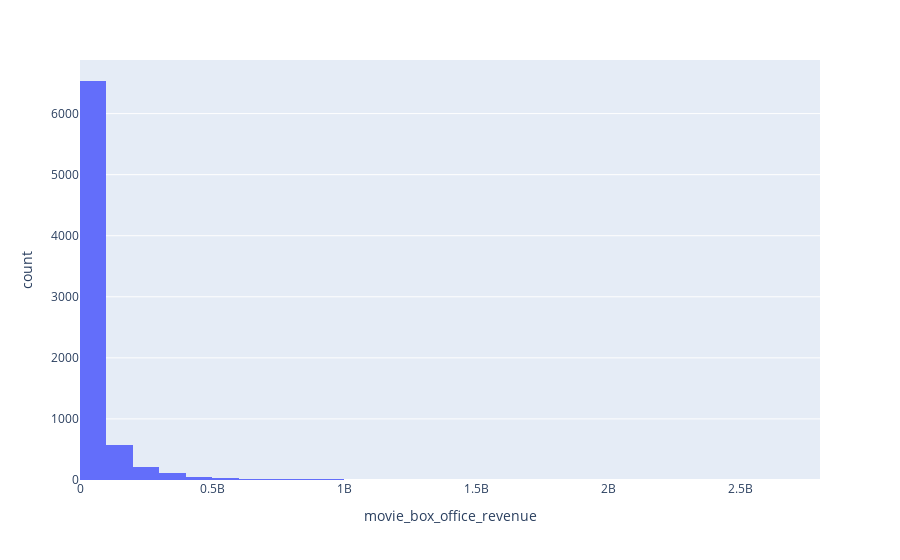

Write notebook code for a chart like this one.
### Code cell
import plotly.express as px

## Filtering data to keep only movies with non NaN values in box office revenue
movies_summaries = movies_summaries[movies_summaries['movie_box_office_revenue'].notna()]


fig = px.histogram(movies_summaries, x = 'movie_box_office_revenue', nbins = 50)
fig.show()

### Figure 1 — Plotly figure (JSON) as saved in the notebook; plotly's stock layout.template omitted (floating-point values rounded to 4 significant figures; data arrays with more than 128 entries replaced by an {"elided": "..."} marker saying what was removed)
{"data": [{"alignmentgroup": "True", "bingroup": "x", "hovertemplate": "movie_box_office_revenue=%{x}<br>count=%{y}<extra></extra>", "legendgroup": "", "marker": {"color": "#636efa", "pattern": {"shape": ""}}, "name": "", "nbinsx": 50, "offsetgroup": "", "orientation": "v", "showlegend": false, "type": "histogram", "x": {"elided": "7587 int values"}, "xaxis": "x", "yaxis": "y"}], "layout": {"barmode": "relative", "legend": {"tracegroupgap": 0}, "margin": {"t": 60}, "xaxis": {"anchor": "y", "domain": [0, 1], "title": {"text": "movie_box_office_revenue"}}, "yaxis": {"anchor": "x", "domain": [0, 1], "title": {"text": "count"}}}}
